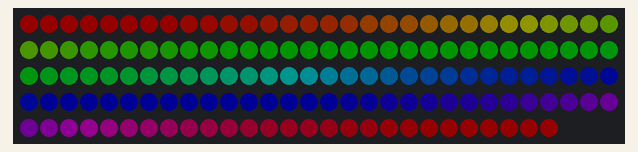
Bench run of a sketch on a simulated Arduino Uno, built with avr-gcc and run on an emulated ATmega328P. Shown: 147 RGB LEDs in strip order, left to right, continuing on the next row. Dim RGB values are drawn brighter than linear; the strip is taken to match the declared colour order.

Above: at 0.29 s.
At 5.07 s:
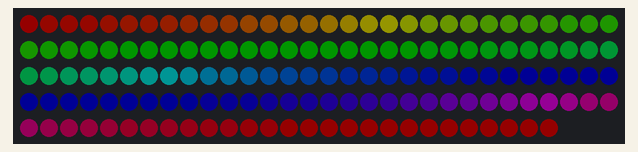
At 10.05 s:
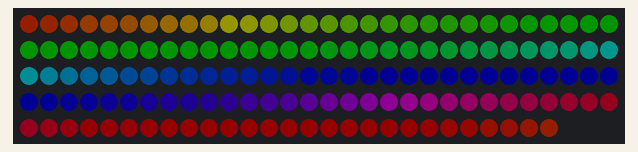
At 20.02 s:
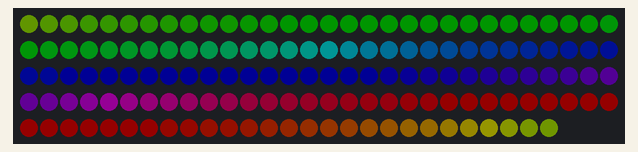
At 29.79 s:
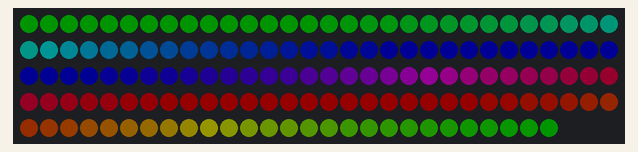
At 39.76 s:
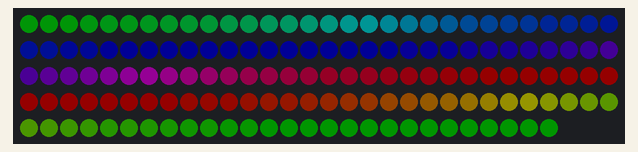

The sketch:

program.ino
```cpp
#include <Adafruit_NeoPixel.h>
#ifdef __AVR__
    #include <avr/power.h> // Required for 16 MHz Adafruit Trinket
#endif

#define LED_PIN    6    //Led Pin output
#define LED_COUNT 147   //Number of Led connected

Adafruit_NeoPixel strip(LED_COUNT, LED_PIN, NEO_RGB + NEO_KHZ800);
//  arg1 = number of leds
//  arg2 = pin output on arduino
//  arg3 = pixel type + frequence
//    pixel type : NEO_GRB, NEO_RGB, NEO_RGBW

void setup() {
    #if defined(__AVR_ATtiniy85__) && (F_CPU == 16000000)
        clock_prescale_set(clock_div_1);
    #endif

    strip.begin();          // INITIALIZE NeoPixel strip object (REQUIRED)
    strip.show();           // Turn OFF all pixels ASAP
    strip.setBrightness(20); // Set BRIGHTNESS (max = 255)

}

void loop() {
    rainbow(10);
}

void rainbow(int wait) {
    for(long firstPixelHue = 0; firstPixelHue < 5*65536; firstPixelHue += 128) {
        for(int i=0; i<strip.numPixels(); i++) {
            int pixelHue = firstPixelHue + (i * 65536L / strip.numPixels());
            strip.setPixelColor(i, strip.gamma32(strip.ColorHSV(pixelHue)));

        }

        strip.show();
        delay(wait);
    }
}
```
